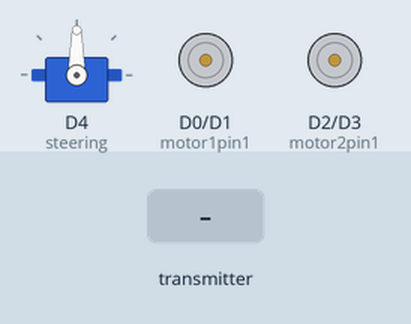
Recording of a sketch running on a simulated ESP8266 (NodeMCU). Shown: servo, motor-driver pin pairs drawn as motors (green arrow = first pin HIGH = forward, orange = second pin HIGH = backward, longer = more drive, scaled by the enable pin). The inputs (shaded band) are chosen by the test bench.

Above: at 1.2 s.
1.3 s: the transmitter starts sending turn = 256
At 1.6 s:
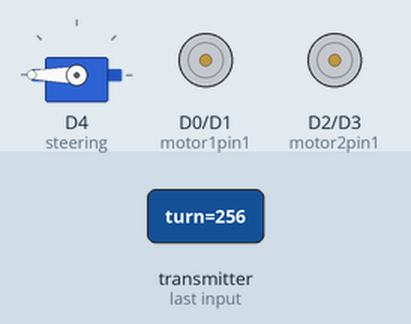
2.8 s: the transmitter starts sending move = 256
At 4.0 s:
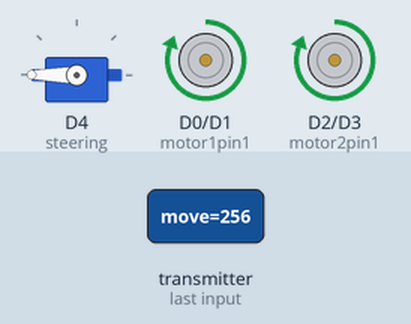
4.3 s: the transmitter starts sending turn = 0
At 5.3 s:
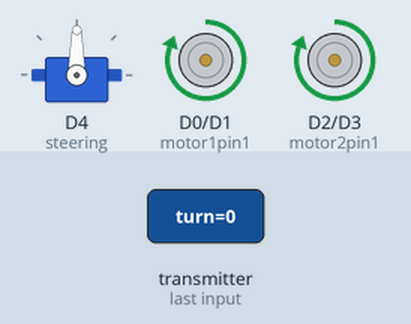
5.8 s: the transmitter starts sending turn = 512
At 6.6 s:
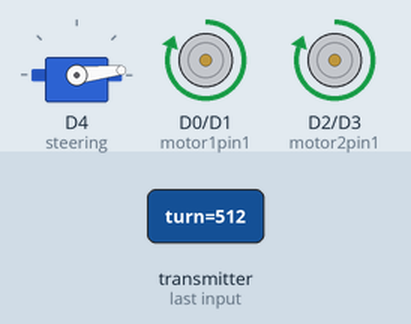
7.3 s: the transmitter starts sending move = 0
At 7.9 s:
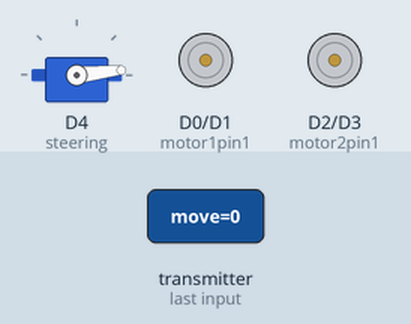
8.8 s: the transmitter starts sending turn = 1023
At 9.1 s:
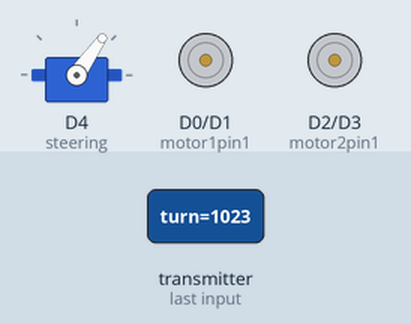
Timing chart, 0 to 11.3 s (numbered marks = the images above; inputs shaded):
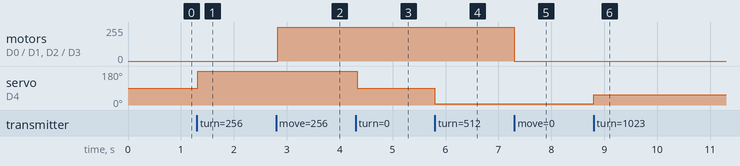

Measured:
- after the input at 1.3 s, servo on D4 (steering): 90° → 180° at once
- after the input at 2.8 s, motor on D0 (motor1pin1) / D1 (motor1pin2), motor on D2 (motor2pin1) / D3 (motor2pin2): stopped → forward 255/255 at once
- after the input at 4.3 s, servo on D4 (steering): 180° → 90° at once
- after the input at 5.8 s, servo on D4 (steering): 90° → 6° at once
- after the input at 7.3 s, motor on D0 (motor1pin1) / D1 (motor1pin2), motor on D2 (motor2pin1) / D3 (motor2pin2): forward 255/255 → stopped at once
- after the input at 8.8 s, servo on D4 (steering): 6° → 55° at once

The sketch:

rc_car_reciever.ino
```cpp
/*
This code is uploaded at the reciever/car nodemcu.
*/

#include <ESP8266WiFi.h>
#include <espnow.h>
#include <Servo.h>

Servo steering;
int motor1ena = D5;
int motor2ena = D6;
int motor1pin1 = D0;
int motor1pin2 = D1;
int motor2pin1 = D2;
int motor2pin2 = D3;

//temporary variables
int move0;
int turn0;

// REPLACE THE MAC Address
//Ex:- 12:34:56:78:90:ab - This is the mac address of sender/transmitter/remote nodemcu.
//12:34:56:78:90:ab ---> {0x12, 0x34, 0x56, 0x78, 0x90, 0xab}
uint8_t broadcastAddress[] = {0x12, 0x34, 0x56, 0x78, 0x90, 0xab};

// Variable to store if sending data was successful
String success;

//Structure example to send data
//Must match the receiver structure
typedef struct struct_message {
  int turn;
  int move;
} struct_message;

// Create a struct_message to hold incoming sensor readings
struct_message carReadings;

// Callback when data is received
void OnDataRecv(uint8_t * mac, uint8_t *incomingData, uint8_t len) {
  memcpy(&carReadings, incomingData, sizeof(carReadings));
  /*Serial.print("Bytes received: ");
  Serial.println(len);*/
  move0 = carReadings.move;
  turn0 = carReadings.turn;
}

void setup() {
  // Init Serial Monitor
  Serial.begin(115200);

  // Set device as a Wi-Fi Station
  WiFi.mode(WIFI_STA);
  WiFi.disconnect();

  // Init ESP-NOW
  if (esp_now_init() != 0) {
    Serial.println("Error initializing ESP-NOW");
    return;
  }

  // Set ESP-NOW Role
  esp_now_set_self_role(ESP_NOW_ROLE_COMBO);

  // Register peer
  esp_now_add_peer(broadcastAddress, ESP_NOW_ROLE_COMBO, 1, NULL, 0);

  // Register for a callback function that will be called when data is received
  esp_now_register_recv_cb(OnDataRecv);

  //motor and servo connections intialization
  pinMode(motor1pin1, OUTPUT);
  pinMode(motor1pin2, OUTPUT);
  pinMode(motor2pin1, OUTPUT);
  pinMode(motor2pin2, OUTPUT);
  pinMode(motor1ena, OUTPUT);
  pinMode(motor2ena, OUTPUT);
  steering.attach(D4);
}

void loop() {
  steering.write(90+turn0);
  if(move0>0){
    analogWrite(motor1ena, move0);
    analogWrite(motor2ena, move0);
    forward();
  }else if(move0<=0){
    analogWrite(motor1ena, -1*move0);
    analogWrite(motor2ena, -1*move0);
    backward();
  }
  delay(30);
}

void forward(){
  digitalWrite(motor1pin1, 1);
  digitalWrite(motor1pin2, 0);
  digitalWrite(motor2pin1, 1);
  digitalWrite(motor2pin2, 0);
}
void backward(){
  digitalWrite(motor1pin1, 0);
  digitalWrite(motor1pin2, 1);
  digitalWrite(motor2pin1, 0);
  digitalWrite(motor2pin2, 1);
}
```
